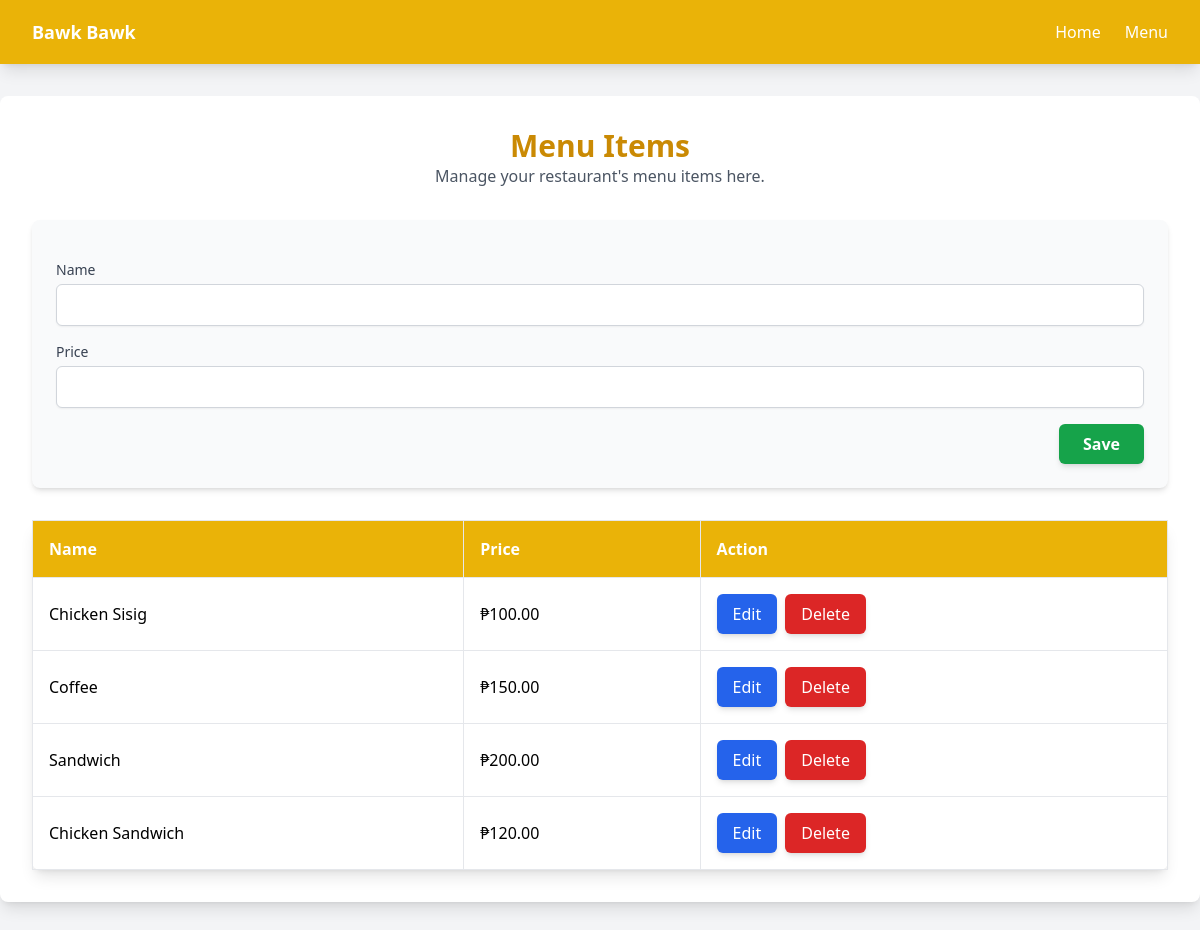
/menulist/, run on the app's committed database.
### sales_list/models.py (models this page shows, shortened)
class MenuItem(models.Model):
    name = models.CharField(max_length=255)
    price = models.DecimalField(max_digits=10, decimal_places=2)

### sales_list/views.py (the view)
# urls.py: path('menulist/', sales.menu_list, name='menu_list'),
def menu_list(request):
    if request.method == 'POST':
        form = MenuForm(request.POST)
        if form.is_valid():
            form.save()
    all_items = MenuItem.objects.all()
    context = {
        'all_items': all_items,
    }
    return render(request, 'menulist.html', context)

### sales_list/templates/menulist.html (shortened to what this page needs)
{% extends 'base.html' %}
{% block content %}
<div class="bg-white p-8 rounded-lg shadow-lg">
    <div class="text-center mb-8">
        <h2 class="text-3xl font-bold text-yellow-600">Menu Items</h2>
        <p class="text-gray-600">Manage your restaurant's menu items here.</p>
    </div>
    <div class="bg-gray-50 p-6 rounded-lg shadow-md mb-8">
        <form method="POST" class="space-y-4">
            <div>
                <label for="name" class="block text-sm font-medium text-gray-700">Name</label>
                <input type="text" name="name" id="name" value="{{ item_to_edit.name|default:'' }}"
                    class="mt-1 block w-full p-2 border border-gray-300 rounded-md shadow-sm focus:ring-yellow-500 focus:border-yellow-500">
            </div>
            <div>
                <label for="price" class="block text-sm font-medium text-gray-700">Price</label>
                <input type="number" name="price" id="price" value="{{ item_to_edit.price|default:'' }}"
                    class="mt-1 block w-full p-2 border border-gray-300 rounded-md shadow-sm focus:ring-yellow-500 focus:border-yellow-500">
            </div>
            <div class="text-right">
                <button type="submit" class="px-6 py-2 bg-green-600 text-white font-bold rounded-md shadow-md hover:bg-green-700">
                    {% if item_to_edit %} Update {% else %} Save {% endif %}
                </button>
            </div>
        </form>
    </div>
    <div>
        <table class="min-w-full table-auto border-collapse border border-gray-200 shadow-lg rounded-lg">
            <thead class="bg-yellow-500 text-white">
                <tr>
                    <th class="border p-4 text-left">Name</th>
                    <th class="border p-4 text-left">Price</th>
                    <th class="border p-4 text-left">Action</th>
                </tr>
            </thead>
            <tbody>
                {% for item in all_items %}
                <tr class="hover:bg-yellow-100">
                    <td class="border p-4">{{ item.name }}</td>
                    <td class="border p-4">₱{{ item.price }}</td>
                    <td class="border p-4">
                        <div class="flex space-x-2">
                            <a href="{% url 'edit_menu_item' item.id %}"
                               class="px-4 py-2 bg-blue-600 text-white font-medium rounded-md shadow-md hover:bg-blue-700">Edit</a>
                            <a href="{% url 'delete_menu_item' item.id %}"
                               class="px-4 py-2 bg-red-600 text-white font-medium rounded-md shadow-md hover:bg-red-700">Delete</a>
                        </div>
                    </td>
                </tr>
                {% endfor %}
            </tbody>
        </table>
    </div>
</div>
{% endblock %}

### data on the page
MenuItem: name "Chicken Sisig", price "100.00"
MenuItem: name "Coffee", price "150.00"
MenuItem: name "Sandwich", price "200.00"
MenuItem: name "Chicken Sandwich", price "120.00"
